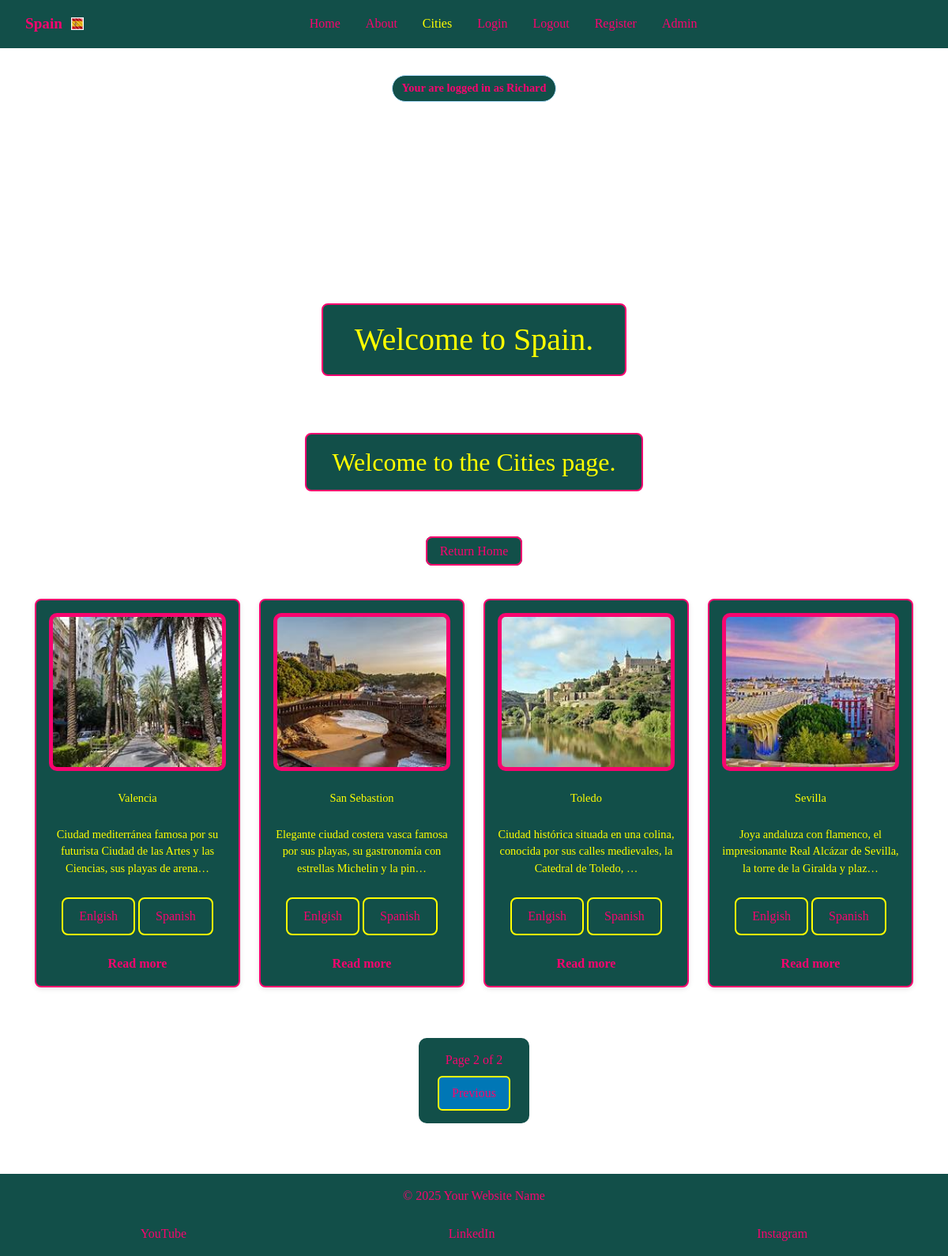
Screenshot of /cities?lang=es&page=2 (signed in) with the database file from the repository.
### espana_es/models.py (models this page shows, shortened)
class CardText(models.Model):
    title = models.CharField(max_length=30)
    content = models.TextField()
    image_name = models.CharField(
        max_length=20,
        help_text="Enter file name (eg 'Alciante.jpg)",
        default='default.jpg',
        blank=True
    )
    saved_by = models.ManyToManyField(User,
                                      related_name='saved_cards', blank=True)

class CardTextTranslation(models.Model):
    LANGUAGE_CHOICES = [
        ('en', 'English'),
        ('es', 'Spanish'),
    ]
    card = models.ForeignKey(
        CardText,
        related_name='translations',
        on_delete=models.CASCADE
    )
    language = models.CharField(max_length=5, choices=LANGUAGE_CHOICES)
    content = models.TextField()

### espana_es/views.py (the view)
# urls.py: path('cities', views.cities, name='cities'),
def cities(request):
    lang = request.GET.get('lang', 'en')
    card_texts = CardText.objects.all().order_by('id')
    for card in card_texts:
        translation = card.translations.filter(language=lang).first()
        card.translated_content = (
            translation.content
            if translation else card.content or 'Content coming soon.'
        )
    paginator = Paginator(card_texts, 4)
    page_number = request.GET.get('page')
    page_obj = paginator.get_page(page_number)
    return render(request, 'cities.html',
                  {'active_tab': 'cities',
                   'page_obj': page_obj,
                   'lang': lang})

### espana_es/templates/cities.html (shortened to what this page needs)
{% extends 'base.html' %}
{% load static %}
{% block body_class %}morph-page{% endblock %}
{% block morph_images %}
<div class="image-morph">
</div>
{% endblock %}
{% block content %}
<h2 class="color-h2">Welcome to the Cities page.</h2>
<p>
    <a class="color-return" href="{% url 'index' %}">Return Home</a>
</p>
<div class="cards-container">
    {% for card in page_obj %}
    <div class="card" data-url="{% url 'city-details' pk=card.id %}" onclick="window.location = this.dataset.url">
        <img src="{% static 'images/' %}{{ card.image_name }}" alt="{{ card.title }}">
        <p>{{ card.title }}</p>
        <p>{{ card.translated_content|truncatechars:100}}</p>
        <div class="card-detail">
            <div class="lang-switch">
                <a href="?{% for key, value in request.GET.items %}{% if key != 'lang' %}{{ key }}={{ value }}&{% endif %}{% endfor %}lang=en">Enlgish</a>
                <a href="?{% for key, value in request.GET.items %}{% if key != 'lang' %}{{ key }}={{ value }}&{% endif %}{% endfor %}lang=es">Spanish</a>
            </div>
        </div>
        <a href="{% url 'city-details' pk=card.id %}" class="read-more">
        Read more
        </a>
    </div>
    {% empty %}
    <p>No cards</p>
    {% endfor %}
</div>
<div class="pagination">
    <div class="page-number">
        <span class="page-info">
            Page {{ page_obj.number }} of {{ page_obj.paginator.num_pages }}
        </span>
    </div>
    {% if page_obj.has_previous %}
    <div class="prev-wrapper">
        <a href="?{% for key, value in request.GET.items %}{% if key != 'page' %}{{ key }}={{ value }}&{% endif %}{% endfor %}page={{ page_obj.previous_page_number}}"
            class="prev-btn">Previous</a>
    </div>
    {% endif %}
</div>
{% endblock %}

### espana_es/templates/base.html (shortened to what this page needs)
{% load static %}
<!doctype html>
<html lang="en">
<head>
    <link href="https://cdn.jsdelivr.net/npm/bootstrap@5.3.8/dist/css/bootstrap.min.css" rel="stylesheet"
>
    <link rel="stylesheet" href="{% static 'CSS/espana.css' %}">
</head>
<body class="{% block body_class %}{% endblock %}">
    {% block morph_images %}
    {% endblock %}
    <nav class="navbar">
        <div class="logo">
            <a href="{% url 'index' %}">
                Spain
                <img src="{% static 'favicon/favicon-32x32.png' %}" alt="logo" class="logo-img">
            </a>
        </div>
        <div class="nav-links" id="nav-links">
            <a href="{% url 'index' %}" class="{% if active_tab == 'index' %}active{% endif %}">Home</a>
            <a href="{% url 'about' %}" class="{% if active_tab == 'about' %}active{% endif %}">About</a>
            <a href="{% url 'cities' %}" class="{% if active_tab == 'cities' %}active{% endif %}">Cities</a>
            <a href="{% url 'login' %}" class="{% if active_tab == 'login' %}active{% endif %}">Login</a>
            <a href="{% url 'logout' %}" class="{% if active_tab == 'logout' %}active{% endif %}">Logout</a>
            <a href="{% url 'register' %}" class="{% if active_tab == 'register' %}active{% endif %}">Register</a>
            <a href="{% url 'admin:index' %}">Admin</a>
        </div>
    </nav>
    {% if request.user.is_authenticated %}
    <div class="auth-badge">
        Your are logged in as {{ request.user.username }}
    </div>
    {% endif %}
    <h1 class="color">Welcome to Spain.</h1>
    <main>
        {% block content %}{% endblock %}
    </main>
    <footer>
        <p class="footer-text">&copy; 2025 Your Website Name</p>
        <div class="social-links">
            <a href="https://www.youtube.com" target="_blank" aria-label="YouTube">YouTube</a>
            <a href="https://www.linkedin.com" target="_blank" aria-label="LinkedIn">LinkedIn</a>
            <a href="https://www.instagram.com" target="_blank" aria-label="Instagram">Instagram</a>
        </div>
    </footer>
</body>
</html>

### rows the page displays
CardText: image_name (picture), title "San Sebastion", translated_content "Elegante ciudad costera vasca famosa por sus playas, su gastronomía con estrellas Michelin y la pin…"
CardText: image_name (picture), title "Sevilla", translated_content "Joya andaluza con flamenco, el impresionante Real Alcázar de Sevilla, la torre de la Giralda y plaz…"
CardText: image_name (picture), title "Toledo", translated_content "Ciudad histórica situada en una colina, conocida por sus calles medievales, la Catedral de Toledo, …"
CardText: image_name (picture), title "Valencia", translated_content "Ciudad mediterránea famosa por su futurista Ciudad de las Artes y las Ciencias, sus playas de arena…"

### other values shown
{{ request.user.username }} "Richard"
{{ page_obj.number }} "2"
{{ page_obj.paginator.num_pages }} "2"
